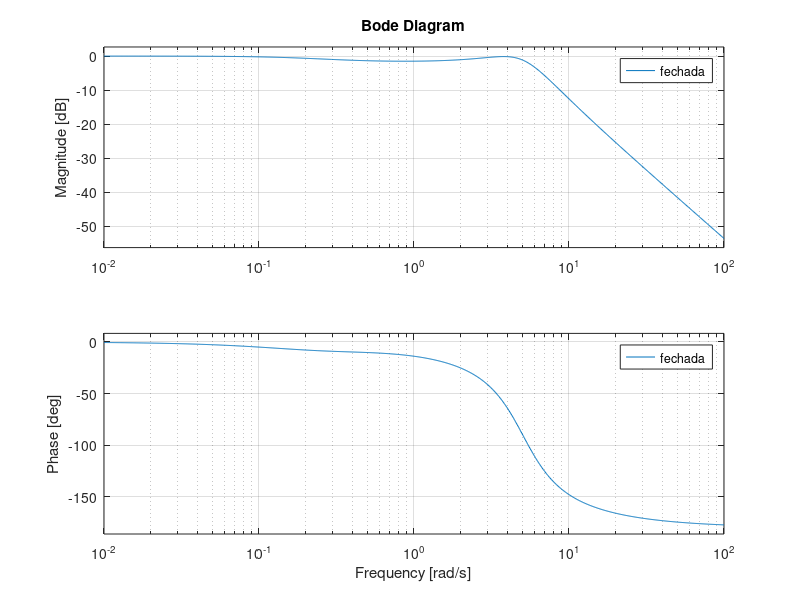

MATLAB code to generate this figure:

K = 2.058;
a = 0.09941;
T = 3.4008;

sys = tf([K*T K], [a*T 1+2*a*T 2 0]);
fechada = feedback(sys, 1);

t = 0:0.01:20;   
u = t*0+1;
%lsim(fechada, u, t)
%margin(sys)
bode(fechada)